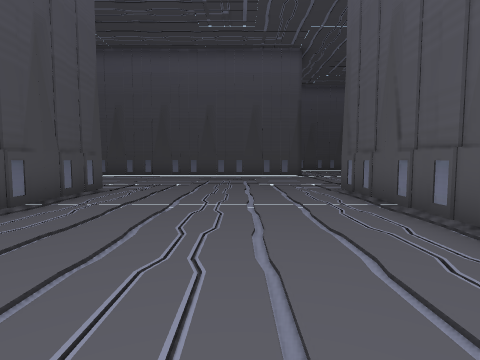
[1] (above)

24 first-person views from a walk through a Unity game level. The camera is 1.5 m above the floor, tilts 4° down and sees 80° across. The floor is counted in squares, 2 m on a side. Each view is taken from the middle of a square. On the plan, view 1 faces up. The plan holds only what a view shows up to about 10 squares ahead; the rest is blank. The place goes on beyond the plan. The player character is not drawn. Some surface patterns are stand-ins.

[2]
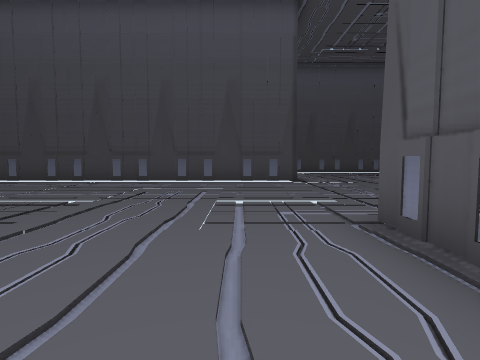

[3]
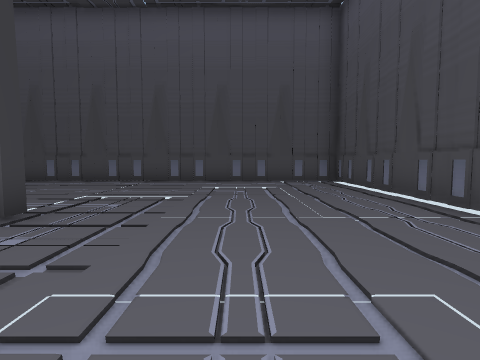

[4]
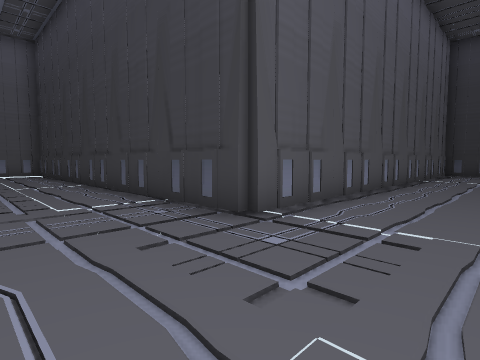

[5]
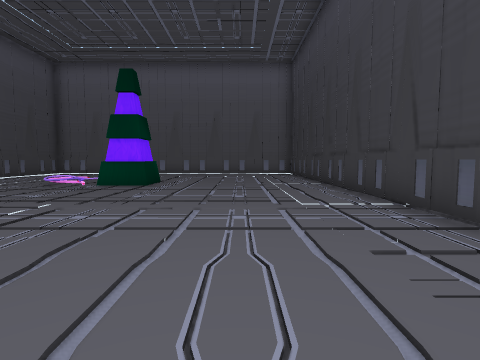

[6]
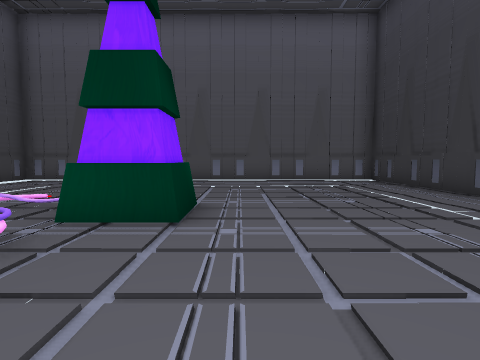

[7]
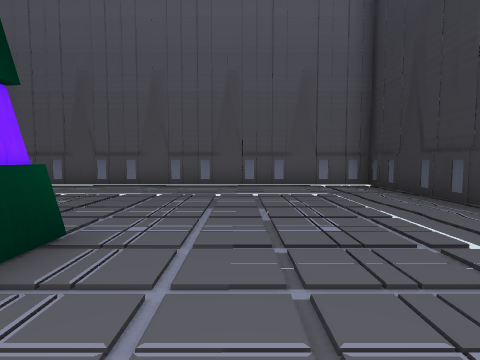

[8]
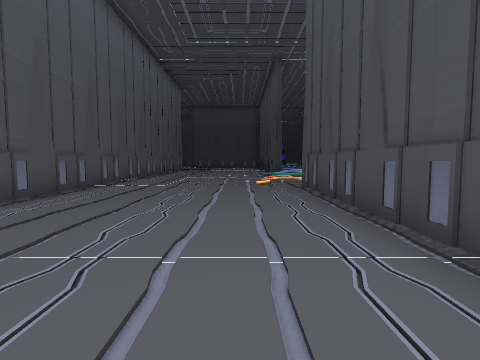

[9]
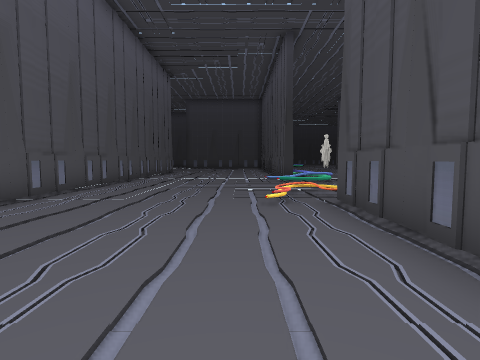

[10]
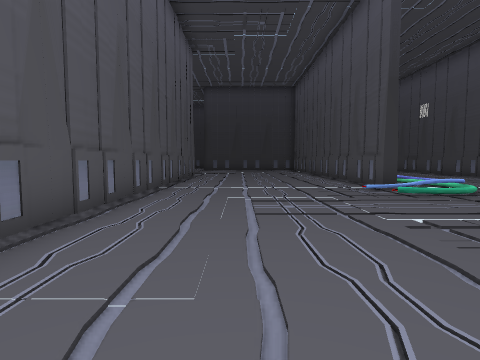

[11]
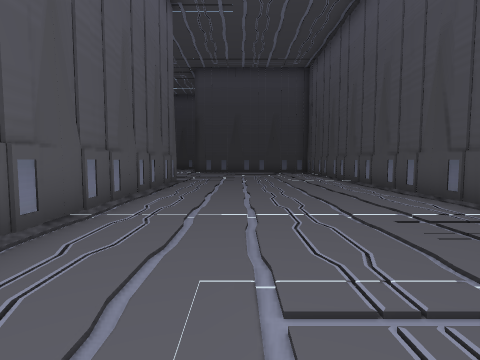

[12]
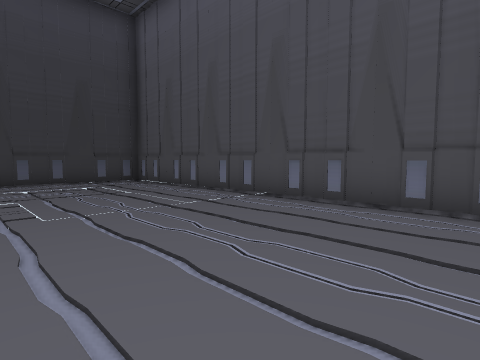

[13]
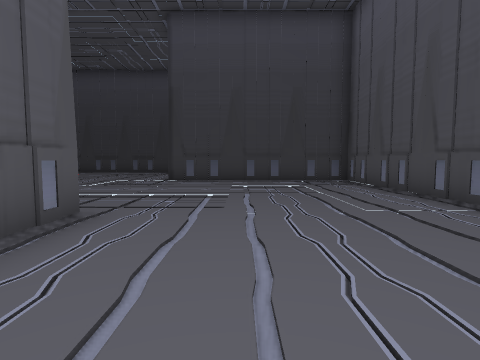

[14]
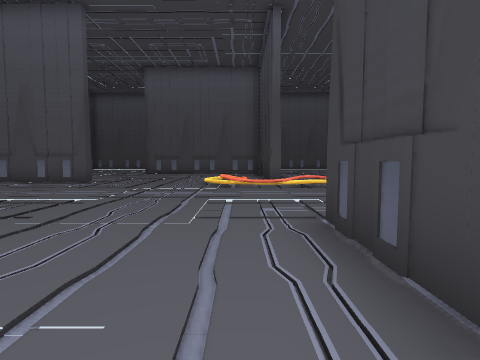

[15]
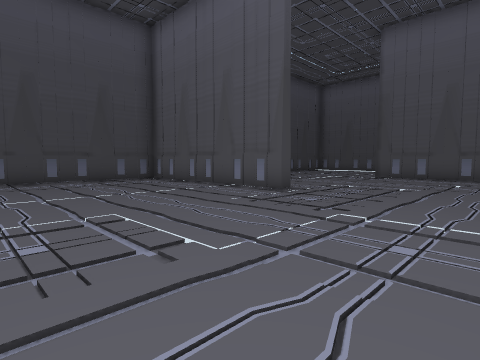

[16]
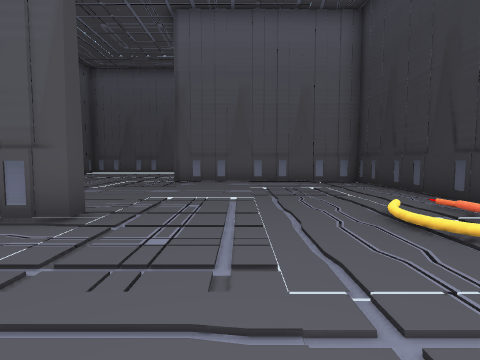

[17]
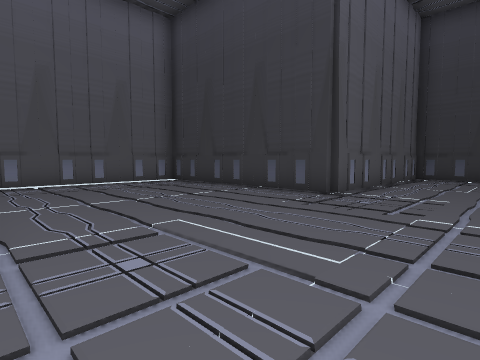

[18]
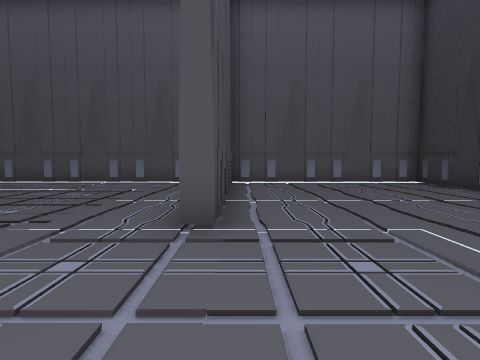

[19]
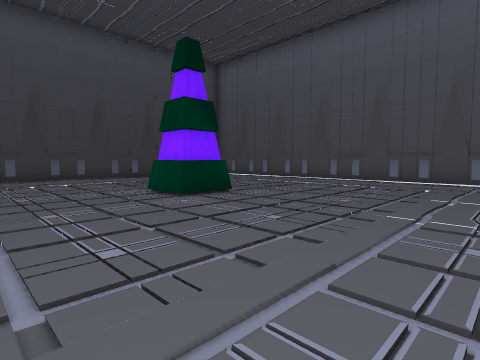

[20]
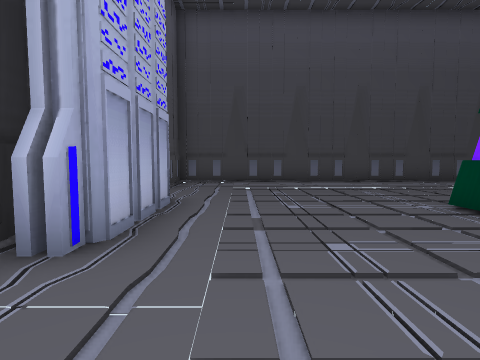

[21]
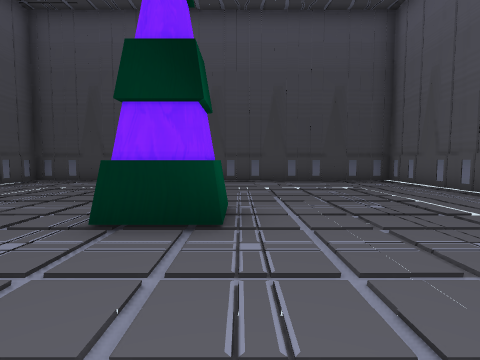

[22]
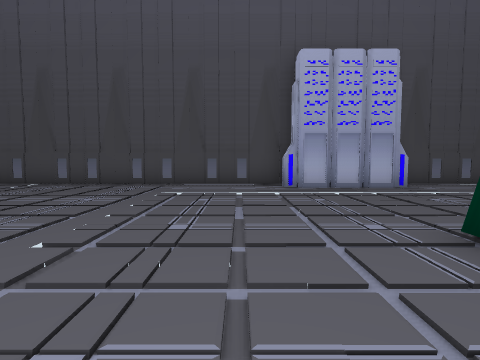

[23]
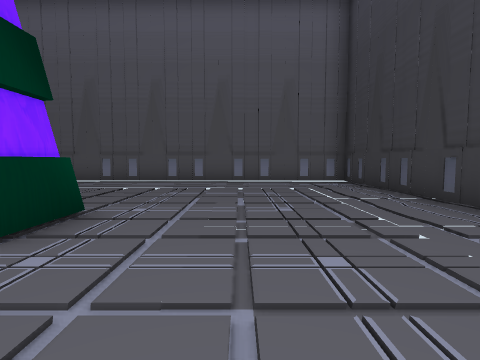

[24]
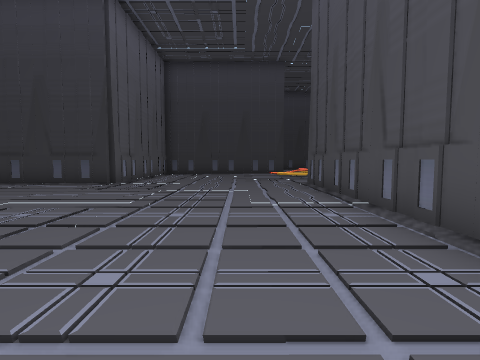

### Floor plan
Key: @ floor where view 1 was taken; # wall or solid block; x gap in a wall; . floor; / step, stairs or slope; = window, fence, low wall or low ledge; O other object.
Columns run from 11 left of view 1 to 16 right of it. Each row starts with its distance up from view 1.
 17                    ......  #
 16                   ..=......#
 15                  ..##.  ...#
 14    ############....O#......#
 13  ###................O......#
 12  #.........................#
 11  #.........................#
 10  #.........................#
  9  #.........................#
  8  #....................... ##
  7  #...../#.....##############
  6  #...../#.....#............#
  5  #......#.....#............#
  4  #...../#.....#............#
  3  #......#.....#............#
  2  #...../#.....#............#
  1  x/..../# ....#.....O......#
  0  #/..../#  @..#.....O......#
 -1  ///.../#   ..#............#
 -2  ....../#   ..#............#
 -3 ......./#   ..#............#
 -4 =#...../#     #............#
 -5 ==...../#######......#######
 -6 .#...../#.... #......#.....#
 -7 /#...../#.....#............#
 -8  #...../#.....#............#
 -9  #...../#.....#............#
-10  #...../#.....#............#
-11  #...../#.....#............#
-12  #...../............########
-13  #..................#
-14  #..................#
-15  #..................#
-16  #...........=#.....#
-17  #..........==#.....#
-18  ####### .... #######

Positions as (right, up) in squares from view 1, and headings:
1: (0, 0), facing up
2: (1, 4), facing up
3: (0, 10), facing left
4: (0, 10), facing down-right
5: (0, 10), facing right
6: (5, 12), facing right
7: (7, 11), facing right
8: (-8, 9), facing down
9: (-8, 6), facing down
10: (-6, 2), facing down
11: (-6, -2), facing down
12: (-5, -8), facing down-left
13: (-6, -8), facing down
14: (-7, -17), facing right
15: (-3, -16), facing up-right
16: (-1, -14), facing right
17: (6, -6), facing down-right
18: (6, -6), facing right
19: (5, -5), facing up-right
20: (5, -3), facing up
21: (10, -3), facing up
22: (11, -2), facing left
23: (6, -2), facing right
24: (5, -3), facing down
